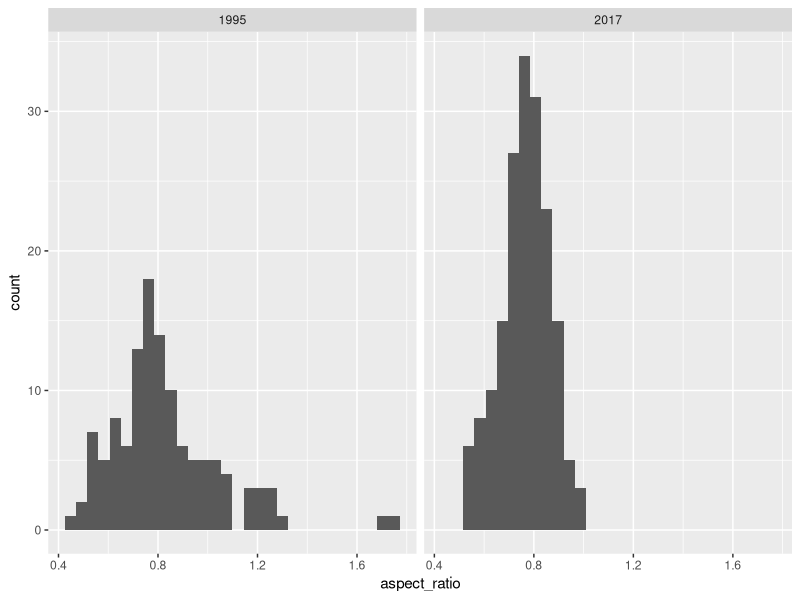
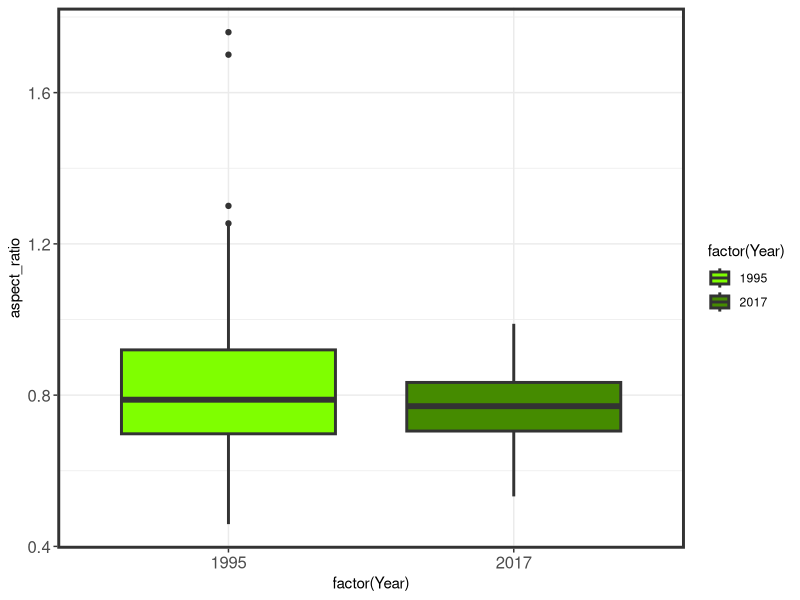
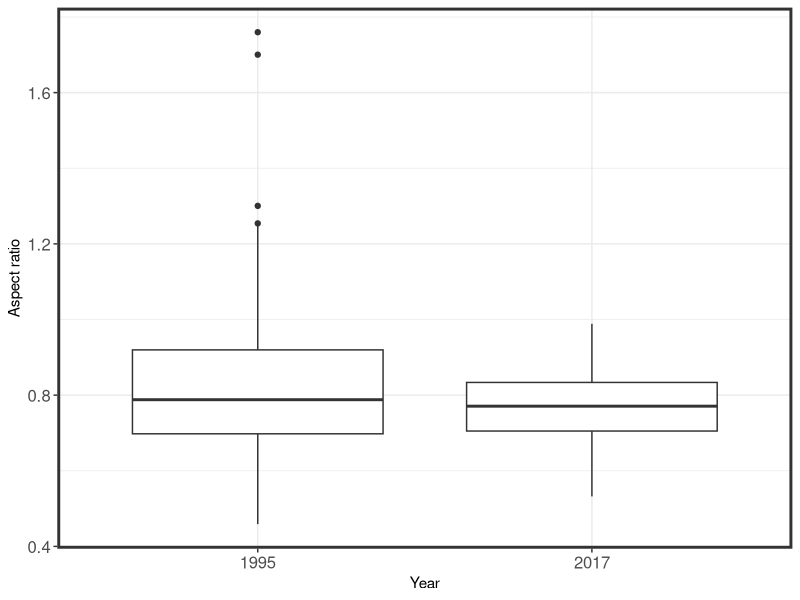
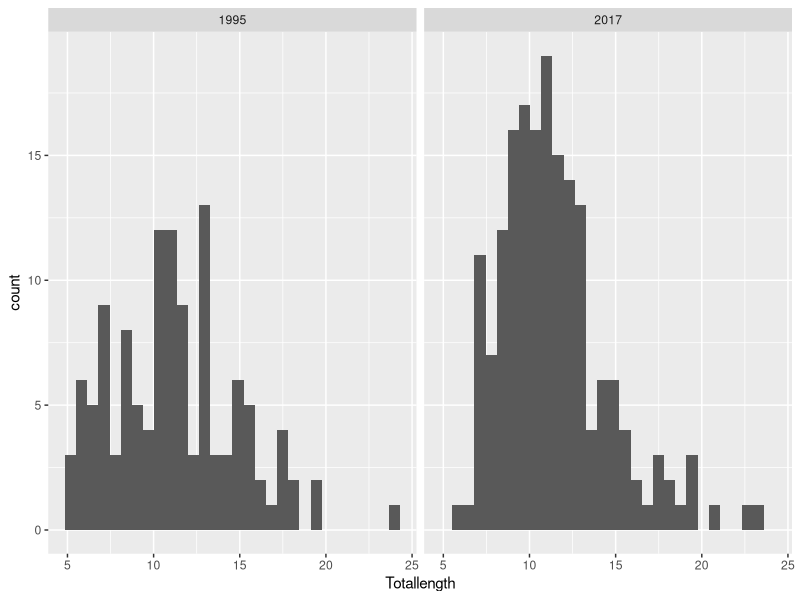
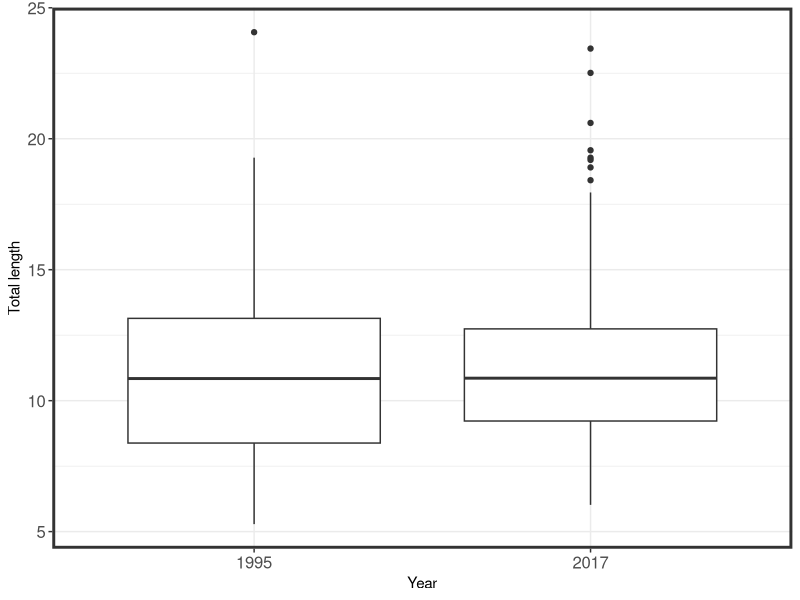
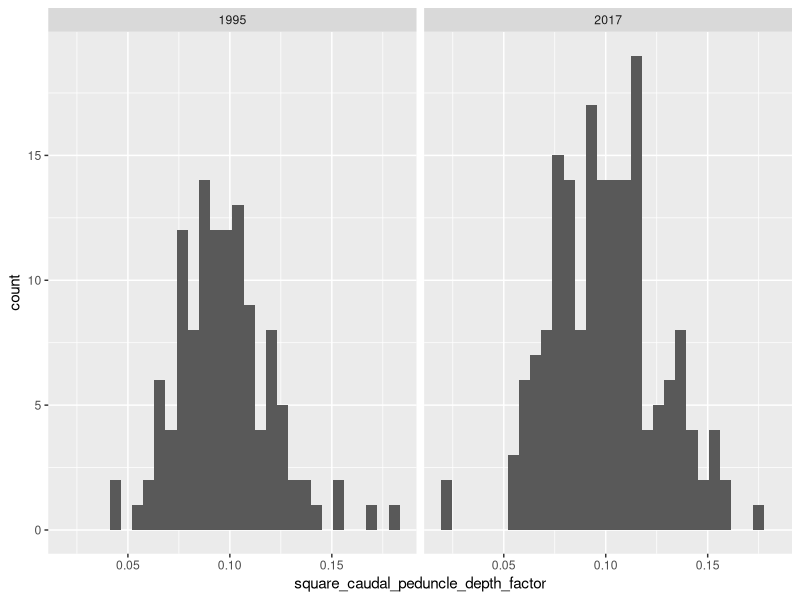
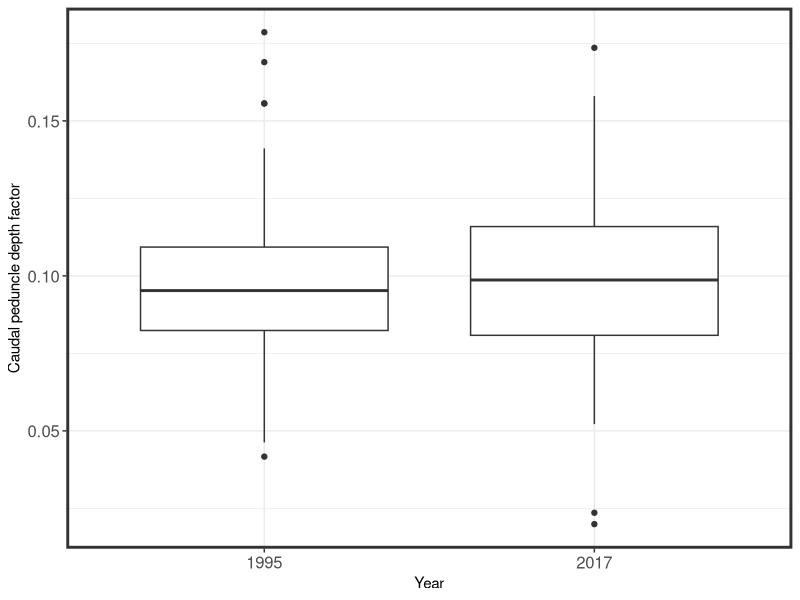
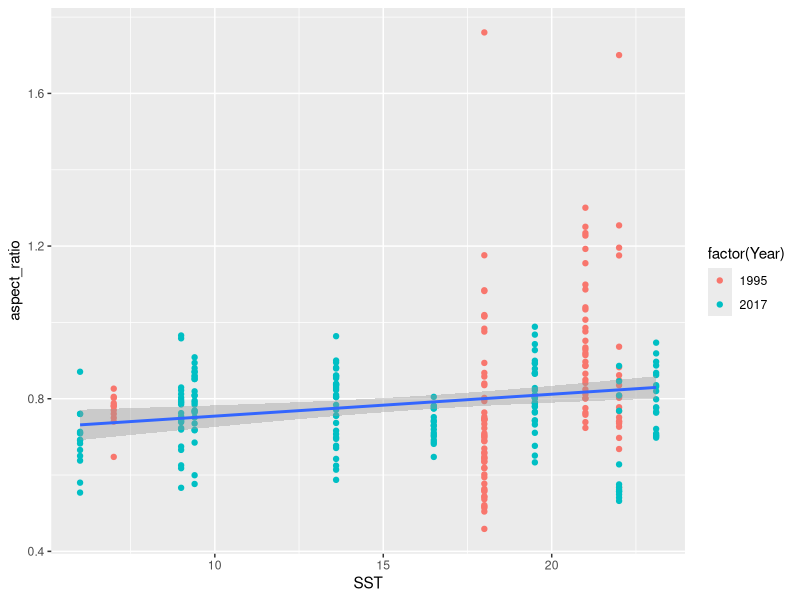

Source code (R) for these figures, in order:
## ---- chunk 1
library(lubridate)
library(tidyverse)
library(ggplot2)
## ---- chunk 2
atlantic_croaker_final <- read_csv("data/atlantic_croaker_final.csv")
View(atlantic_croaker_final)
## ---- chunk 3
atlantic_croaker_final <- atlantic_croaker_final %>% 
  mutate(aspect_ratio=(Caudheight/Caudarea)^(1/2), square_caudal_peduncle_depth_factor=(Cauddepth/Depthatpec)^2, 
         Year=year(Tow_date), Month=month(Tow_date))
View(atlantic_croaker_final)
## ---- chunk 4
#Make dataframe for 1995 & 2017 fish
##in order to create statistical tests
atcroaker95 <- atlantic_croaker_final %>% 
  filter(Year==1995)

atcroaker17 <- atlantic_croaker_final %>% 
  filter(Year==2017)
## ---- chunk 5
#Making a plot
ggplot(data= atlantic_croaker_final, aes(x=aspect_ratio)) +
  geom_histogram() +
  facet_wrap(~Year) 
 
#plot with color
ggplot(data=atlantic_croaker_final) +
  geom_boxplot(aes(x=factor(Year), y=aspect_ratio, group= factor(Year), fill=factor(Year)), size=1) +
  scale_fill_manual(values = c("chartreuse", "chartreuse4"))+
  theme_bw() +
  theme(axis.text = element_text(size=12), panel.border = element_rect(size=2))

ggplot(data=atlantic_croaker_final) +
  geom_boxplot(aes(x=factor(Year), y=aspect_ratio, group=factor(Year)), size=0.5) + 
  labs(x="Year", y="Aspect ratio") +
  theme_bw() +
  theme(axis.text = element_text(size=12), panel.border = element_rect(size=2))
ggsave(path = "figures",filename = "aspectratio.jpg", height = 3, width = 6, units = "in")

#Statistical test
wilcox.test(x=atcroaker95$aspect_ratio, y=atcroaker17$aspect_ratio, alternative = c("two.sided"))
## ---- chunk 6
#Make a plot
ggplot(data= atlantic_croaker_final, aes(x=Totallength)) +
  geom_histogram() +
  facet_wrap(~Year)

ggplot(data=atlantic_croaker_final) +
  geom_boxplot(aes(x=factor(Year), y=Totallength, group=factor(Year)), size=0.5) + 
  labs(x="Year", y="Total length")+
  theme_bw() +
  theme(axis.text = element_text(size=12), panel.border = element_rect(size=2))
ggsave(path = "figures",filename = "Totallength.jpg", height = 3, width = 6, units = "in")


ggsave(path = "figures",filename = "total_length.jpg")

#Statistical analysis
wilcox.test(x=atcroaker95$Totallength, y=atcroaker17$Totallength , alternative=c("two.sided"))
## ---- chunk 7
#Make a plot
ggplot(data= atlantic_croaker_final, aes(x=square_caudal_peduncle_depth_factor)) +
  geom_histogram() +
  facet_wrap(~Year) 

ggplot(data=atlantic_croaker_final) +
  geom_boxplot(aes(x=factor(Year), y=square_caudal_peduncle_depth_factor, group=factor(Year)), size=0.5) + 
  labs(x="Year", y="Caudal peduncle depth factor") +
  theme_bw() +
  theme(axis.text = element_text(size=12), panel.border = element_rect(size=2))
ggsave(path = "figures",filename = "caudalpeduncle.jpg", height = 3, width = 6, units = "in")


#Statistical analysis
wilcox.test(x=atcroaker95$square_caudal_peduncle_depth_factor,  y=atcroaker17$square_caudal_peduncle_depth_factor, alternative = c("two.sided"))
## ---- chunk 8
#Linear model
AR_linearmodel <- lm(aspect_ratio ~ SST, atlantic_croaker_final)
summary(AR_linearmodel)

#Plot
ggplot(data=atlantic_croaker_final) +
  geom_point(aes(x=SST, y=aspect_ratio, color=factor(Year))) +
  geom_smooth(aes(x=SST, y=aspect_ratio), method = "lm")

ggplot(data=atlantic_croaker_final) +
  geom_point(aes(x=SST, y=aspect_ratio)) +
  geom_smooth(aes(x=SST, y=aspect_ratio), method = "lm") +
  labs(x= "Temperature in Celsius", y= "Aspect Ratio", title = "Relationship between Aspect Ratio and Temperature") +
  theme_bw()
## ---- chunk 9
#Linear model
TL_linearmodel <- lm(Totallength ~ SST, atlantic_croaker_final)
summary(TL_linearmodel)

#Plot for reference
ggplot(data = atlantic_croaker_final) +
  geom_point(aes(x=SST, y=Totallength, color= factor(Year))) +
  geom_smooth(aes(x= SST,y=Totallength), method = "lm")

#Plot to answer question
ggplot(data = atlantic_croaker_final) +
  geom_point(aes(x=SST, y=Totallength)) +
  geom_smooth(aes(x= SST,y=Totallength), method = "lm")
##NO SIGNIFICANCE IN TEMPERATURE AND MORPHOLOGY
## ---- chunk 10
#Linear model
CPDF_linearmodel <- lm(square_caudal_peduncle_depth_factor ~ SST, atlantic_croaker_final) 
summary(CPDF_linearmodel)

#Plot for reference
ggplot(data=atlantic_croaker_final) +
  geom_point(aes(x= SST, y=square_caudal_peduncle_depth_factor, color=factor(Year))) +
  geom_smooth(aes(x=SST, y= square_caudal_peduncle_depth_factor), method = "lm")

#Plot to answer question
ggplot(data=atlantic_croaker_final) +
  geom_point(aes(x= SST, y=square_caudal_peduncle_depth_factor)) +
  geom_smooth(aes(x=SST, y= square_caudal_peduncle_depth_factor), method = "lm") +
  labs(x= "Temperature in Celsius", y= "Square Caudal Peduncle Depth Factor", title = "Relationship between Square Caudal Peduncle Depth Factor and Temperature") + 
  theme_bw()

#save a figure as an image 
ggsave(path = "figures",filename = "square_caudal_temp.jpg")
## ---- chunk 11
#Plot
ggplot(data=atlantic_croaker_final) +
  geom_point(aes(x=Month, y=Totallength, color=factor(Month)))

#Statistical analysis
wilcox.test(x= atcroaker95$Totallength,  y= atcroaker17$Totallength, alternative = c("two.sided"))
## ---- chunk 12
#Plot
ggplot(data=atlantic_croaker_final) +
  geom_point(aes(x=Month, y=Bodyarea, color=factor(Month)))

#Statistical test
wilcox.test(x=atcroaker95$Bodyarea, y=atcroaker17$Bodyarea, alternative = c("two.sided"))
## ---- chunk 13
#Plot
ggplot(data = atlantic_croaker_final) +
  geom_point(aes(x=Month, y=aspect_ratio, color=factor(Month)))

#Statistical analysis
wilcox.test(x=atcroaker95$aspect_ratio, y=atcroaker17$aspect_ratio, alternative = c("two.sided"))
## ---- chunk 14
#Plot
ggplot(data = atlantic_croaker_final) +
  geom_point(aes(x=Month, y=square_caudal_peduncle_depth_factor, color=factor(Month)))

#Statistical analysis
wilcox.test(x=atcroaker95$square_caudal_peduncle_depth_factor, y=atcroaker17$square_caudal_peduncle_depth_factor, alternative = c("two.sided"))
